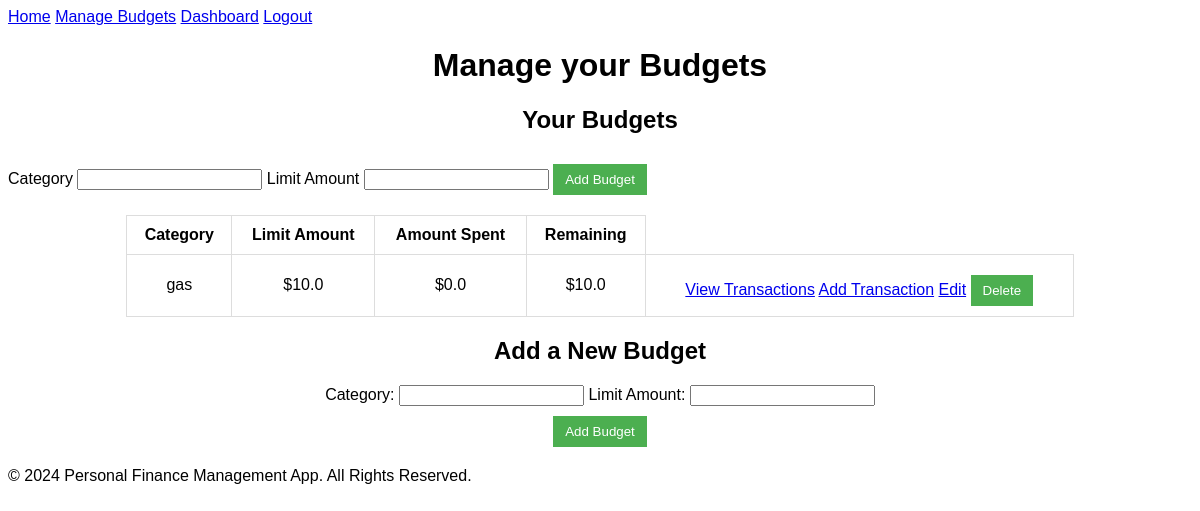
The app's page /budget (signed in), older data.
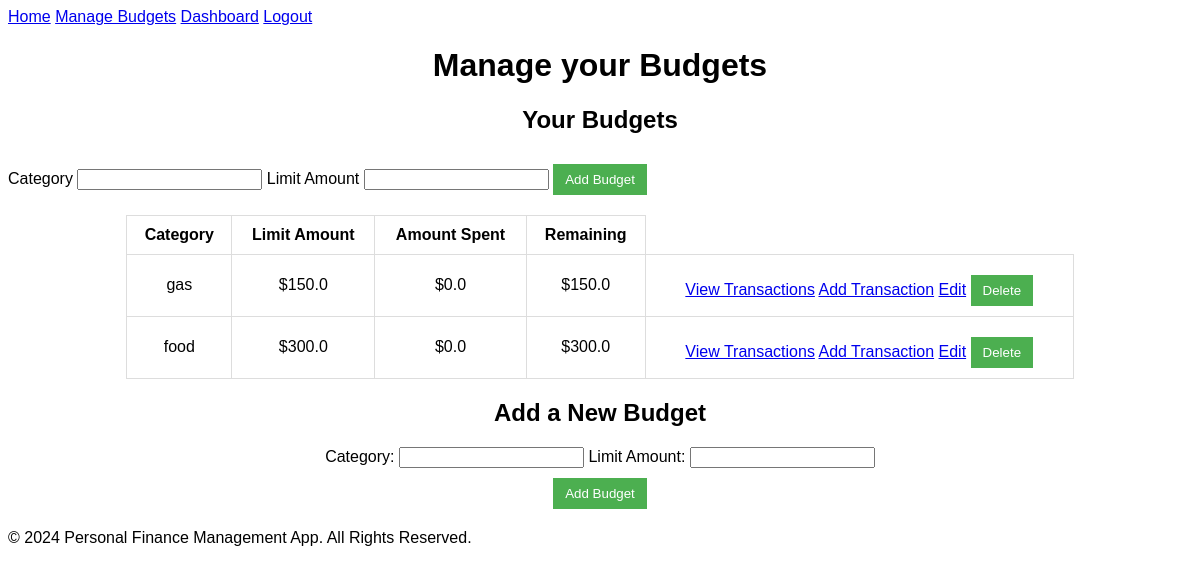
The same page, newer data.
### tables this page shows
CREATE TABLE Budgets (
  id INTEGER PRIMARY KEY AUTOINCREMENT,
  user_id INTEGER NOT NULL,
  category TEXT NOT NULL,
  limit_amount REAL NOT NULL,
  amount_spent REAL DEFAULT 0,
  FOREIGN KEY (user_id) REFERENCES Users(id)
);

### app.py (the view, shortened to what this page needs)
@app.route('/budget', methods=['GET', 'POST'])
def budget():
    if 'user_id' not in session:
        return redirect(url_for('login'))
    form = BudgetForm()
    conn = get_db_connection()
    cursor = conn.cursor()
    user_id = session['user_id']
    cursor.execute("SELECT * FROM Budgets WHERE user_id = ?", (user_id,))
    budgets = cursor.fetchall()
    conn.close()
    return render_template('budget.html', budgets=budgets, form=form)

### forms.py
class BudgetForm(FlaskForm):
  category = StringField('Category', validators=[DataRequired(), Length(max=50)])
  limit_amount = DecimalField('Limit Amount', validators=[DataRequired(), NumberRange(min=0.01)], places=2)

### app.py (called while the page is built)
def get_db_connection():
  conn = sqlite3.connect('database.db')
  conn.row_factory = sqlite3.Row
  return conn

### templates/budget.html (shortened to what this page needs)
{% extends "base.html" %}
{% block content %}
<h1>Manage your Budgets</h1>
<section class="budget-list">
  <h2>Your Budgets</h2>
  <form action="{{ url_for('budget') }}" method="POST">
    <label for="category">{{ form.category.label}}</label>
    {{form.category(size=20)}}
    <label for="limit_amount">{{ form.limit_amount.label }}</label>
    {{ form.limit_amount() }}
    <button type="submit">Add Budget</button>
  </form>
  {% if budgets %}
    <table>
      <thead>
        <tr>
          <th>Category</th>
          <th>Limit Amount</th>
          <th>Amount Spent</th>
          <th>Remaining</th>
        </tr>
      </thead>
      <tbody>
        {% for budget in budgets %}
          <tr>
            <td>{{ budget.category }}</td>
            <td>${{ budget.limit_amount }}</td>
            <td>${{ budget.amount_spent }}</td>
            <td>${{ budget.limit_amount - budget.amount_spent }}</td>
            <td>
              <a href="{{ url_for('view_transactions', budget_id=budget['id']) }}">View Transactions</a>
              <a href="{{ url_for('add_transaction', budget_id=budget['id']) }}">Add Transaction</a>
              <a href="{{ url_for('edit_budget', budget_id=budget['id']) }}">Edit</a>
              <form action="{{ url_for('delete_budget', budget_id=budget['id']) }}" method="POST" style="display:inline;">
                <button type="submit" onclick="return confirm('Are you sure you want to delete this budget?');">Delete</button>
            </form>
            </td>
          </tr>
        {% endfor %}
      </tbody>
    </table>
  {% else %}
    <p>No budgets set. Add a new budget below!</p>
  {% endif %}
</section>
<section class="add-budget-form">
  <h2>Add a New Budget</h2>
  <form action="/budget" method="POST">
    <label for="category">Category:</label>
    <input type="text" id="category" name="category" required>
    <label for="limit_amount">Limit Amount:</label>
    <input type="number" name="limit_amount" id="limit_amount" steps="0.01" required>
    <button type="submit">Add Budget</button>
  </form>
</section>
{% endblock %}

### templates/base.html (shortened to what this page needs)
<!DOCTYPE html>
<html lang="en">
<head>
    <link rel="stylesheet" href="{{ url_for('static', filename='css/styles.css') }}">
</head>
<body>
    <header>
        <nav class="navbar">
            <a href="{{ url_for('home') }}">Home</a>
            {% if 'user_id' in session %}
                <a href="{{ url_for('budget') }}">Manage Budgets</a>
                <a href="{{ url_for('dashboard') }}">Dashboard</a>
                <a href="{{ url_for('logout') }}">Logout</a>
            {% else %}
                <a href="{{ url_for('register') }}">Register</a>
                <a href="{{ url_for('login') }}">Login</a>
            {% endif %}
        </nav>
    </header>
    <main>
        {% block content %}{% endblock %}
    </main>
    <footer>
        <p>&copy; 2024 Personal Finance Management App. All Rights Reserved.</p>
    </footer>
</body>
</html>

### static/css/styles.css (style rules this page uses)
body { font-family: Arial, sans-serif; }
h1,h2 { text-align: center; }
table { width: 80%; margin: 20px auto; border-collapse: collapse; }
th, td { border: 1px solid #ddd; padding: 10px; text-align: center; }
.add-budget-form { width: 50%; margin: 20px auto; text-align: center; }
button { margin-top: 10px; padding: 8px 12px; background-color: #4CAF50; color: white; border: none; cursor: pointer; }

Row changes from the older to the newer data that the page shows:
changed Budgets "gas": limit_amount "10.0" → "150.0"; budget.limit_amount-budget.amount_spent "10.0" → "150.0"
added Budgets: category "food", limit_amount "300.0", amount_spent "0.0", budget.limit_amount-budget.amount_spent "300.0"
